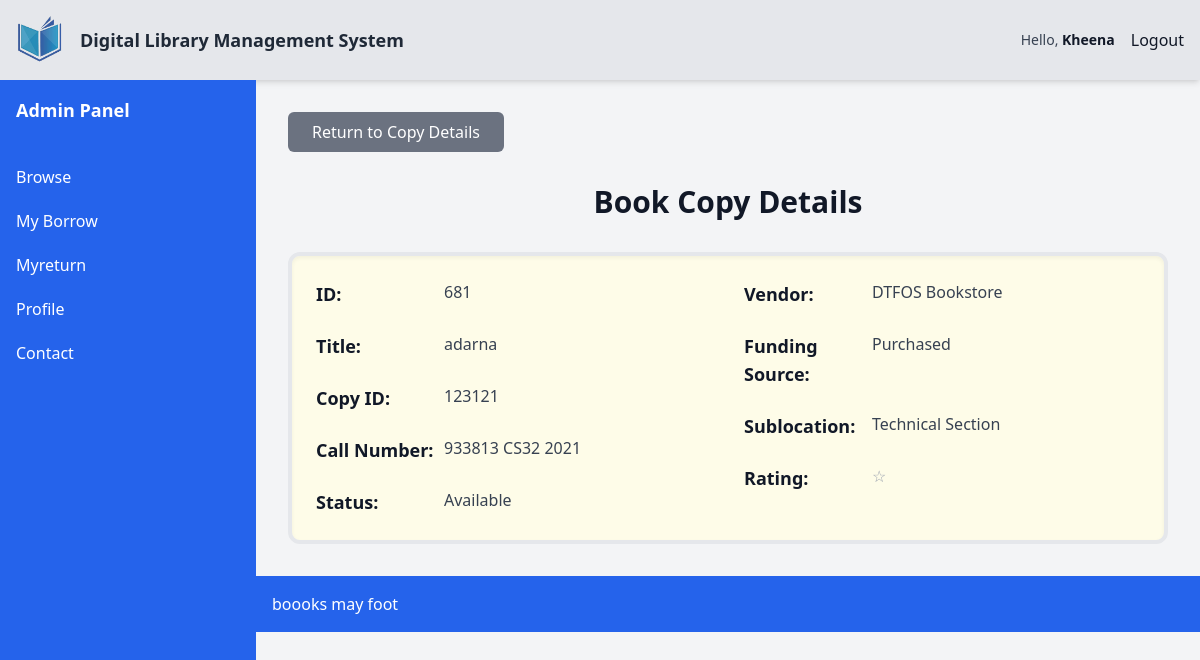
The page /dashboard/student/ViewCopy.php?ID=681 (signed in) on the database its author committed.
### tables this page shows
CREATE TABLE `contact` (
  `IDno` varchar(11) NOT NULL,
  `email1` varchar(100) DEFAULT NULL,
  `con1` varchar(20) DEFAULT NULL
);

CREATE TABLE `users_info` (
  `IDno` varchar(11) NOT NULL,
  `Fname` varchar(50) DEFAULT NULL,
  `Sname` varchar(50) DEFAULT NULL,
  `Mname` varchar(50) DEFAULT NULL,
  `Ename` varchar(50) DEFAULT NULL,
  `gender` varchar(10) DEFAULT NULL,
  `photo` varchar(255) DEFAULT NULL
);

CREATE TABLE `book_copies` (
  `ID` int(11) NOT NULL,
  `book_copy` varchar(50) NOT NULL,
  `copy_ID` varchar(50) NOT NULL,
  `B_title` varchar(255) NOT NULL,
  `status` enum('Available','Borrowed','Reserve') DEFAULT NULL,
  `callNumber` varchar(50) DEFAULT NULL,
  `circulationType` varchar(50) DEFAULT NULL,
  `dateAcquired` date DEFAULT NULL,
  `description1` text DEFAULT NULL,
  `description2` text DEFAULT NULL,
  `description3` text DEFAULT NULL,
  `number1` int(11) DEFAULT NULL,
  `number2` int(11) DEFAULT NULL,
  `number3` int(11) DEFAULT NULL,
  `Sublocation` varchar(100) DEFAULT NULL,
  `vendor` varchar(100) DEFAULT NULL,
  `fundingSource` varchar(100) DEFAULT NULL,
  `rating` int(11) NOT NULL DEFAULT 0,
  `note` varchar(50) NOT NULL
);

### dashboard/config.php (called while the page is built, shortened)
<?php
$db_host = 'localhost';
$db_username = 'root';
$db_password = '';
$db_name = 'dlms';
$conn = mysqli_connect($db_host, $db_username, $db_password, $db_name);
$idno = isset($_SESSION['admin']) ? $_SESSION['admin']['IDno'] :
       (isset($_SESSION['student']) ? $_SESSION['student']['IDno'] : $_SESSION['librarian']['IDno']);
$combinedQuery = "
    SELECT
        contact.email1, contact.con1,
        address.municipality, address.barangay, address.province, address.DOB,
        users_info.Fname, users_info.Sname, users_info.IDno, users_info.Mname, users_info.Ename, users_info.gender, users_info.photo,
        user_details.college, user_details.course, user_details.yrLVL, user_details.A_LVL, user_details.status
    FROM contact
    JOIN address ON contact.IDno = address.IDno
    JOIN users_info ON contact.IDno = users_info.IDno
    JOIN user_details ON contact.IDno = user_details.IDno
    WHERE contact.IDno = ?
";
$stmt = $conn->prepare($combinedQuery);
$stmt->bind_param("s", $idno);
$stmt->execute();
$result = $stmt->get_result();
$userData = $result->fetch_assoc();
?>

### dashboard/student/viewcopy.php (the view, shortened to what this page needs)
<?php
include '../config.php';
$ID = isset($_GET['ID']) ? $_GET['ID'] : '';
$sql = "SELECT * FROM book_copies WHERE ID = ?";
$stmt = $conn->prepare($sql);
$stmt->bind_param("s", $ID);
$stmt->execute();
$result = $stmt->get_result();
if (!$result) {
    $message = "Error retrieving copy details: " . $conn->error;
    $message_type = "danger";
} elseif ($result->num_rows == 0) {
    $message = "No copy found with the specified ID.";
    $message_type = "warning";
    $copy_data = [];
} else {
    $copy_data = $result->fetch_assoc();
}
?>
<!DOCTYPE html>
<html lang="en">
<head>
    <script src="https://cdn.tailwindcss.com"></script>
</head>
<body class="flex flex-col min-h-screen bg-gray-100 text-gray-900">
    <?php include 'include/header.php'; ?>
    <main class="flex">
        <?php include 'include/sidebar.php'; ?>
        <div class="flex-grow">
            <div class="p-8">
                <a href="BookList.php?title=<?php echo urlencode($copy_data['B_title']); ?>&ID=<?php echo urlencode($copy_data['ID']); ?>"
                    class="bg-gray-500 text-white py-2 px-6 rounded-md hover:bg-gray-600 mb-8 inline-block">
                    Return to Copy Details
                </a>
                <h2 class="text-3xl font-bold text-center mb-8">Book Copy Details</h2>
                <?php if (!empty($copy_data)): ?>
                <div class="book-page p-6 bg-yellow-50 border-4 border-gray-200 rounded-xl shadow-inner">
                    <div class="grid grid-cols-1 md:grid-cols-2 gap-8">
                        <div class="space-y-6">
                            <div class="flex">
                                <div class="font-semibold text-lg w-32">ID:</div>
                                <div class="text-gray-700 flex-grow">
                                    <?php echo htmlspecialchars($copy_data['ID']); ?>
                                </div>
                            </div>
                            <div class="flex">
                                <div class="font-semibold text-lg w-32">Title:</div>
                                <div class="text-gray-700 flex-grow">
                                    <?php echo htmlspecialchars($copy_data['B_title']); ?>
                                </div>
                            </div>
                            <div class="flex">
                                <div class="font-semibold text-lg w-32">Copy ID:</div>
                                <div class="text-gray-700 flex-grow">
                                    <?php echo htmlspecialchars($copy_data['copy_ID']); ?>
                                </div>
                            </div>
                            <div class="flex">
                                <div class="font-semibold text-lg w-32">Call Number:</div>
                                <div class="text-gray-700 flex-grow">
                                    <?php echo htmlspecialchars($copy_data['callNumber']); ?>
                                </div>
                            </div>
                            <div class="flex">
                                <div class="font-semibold text-lg w-32">Status:</div>
                                <div class="text-gray-700 flex-grow">
                                    <?php echo htmlspecialchars($copy_data['status']); ?>
                                </div>
                            </div>
                        </div>
                        <div class="space-y-6">
                            <div class="flex">
                                <div class="font-semibold text-lg w-32">Vendor:</div>
                                <div class="text-gray-700 flex-grow">
                                    <?php echo htmlspecialchars($copy_data['vendor']); ?>
                                </div>
                            </div>
                            <div class="flex">
                                <div class="font-semibold text-lg w-32">Funding Source:</div>
                                <div class="text-gray-700 flex-grow">
                                    <?php echo htmlspecialchars($copy_data['fundingSource']); ?>
                                </div>
                            </div>
                            <div class="flex">
                                <div class="font-semibold text-lg w-32">Sublocation:</div>
                                <div class="text-gray-700 flex-grow">
                                    <?php echo htmlspecialchars($copy_data['Sublocation']); ?>
                                </div>
                            </div>
                            <div class="flex">
                                <div class="font-semibold text-lg w-32">Rating:</div>
                                <div class="text-gray-700 flex-grow">
                                    <?php
                                    $rating = (int) $copy_data['rating'];
                                    if ($rating == 0) {
                                        echo '<span class="text-gray-400">&#9734;</span>';
                                    } else {
                                        echo '<span class="text-yellow-400">&#9733;</span>';
                                    }
                                    ?>
                                </div>
                            </div>
                        </div>
                    </div>
                </div>
                </div>
                <?php endif; ?>
                <footer class="bg-blue-600 text-white p-4 mt-auto">
                    <?php include 'include/footer.php'; ?>
                </footer>
            </div>
    </main>
</body>
</html>

### dashboard/student/include/header.php (shortened to what this page needs)
<div class="flex items-center justify-between bg-gray-200 p-4 shadow-md">
    <div class="flex items-center">
        <a href="#">
            <img src="../../Registration/pic/logo wu.png" alt="Logo" class="h-12 w-12 mr-4">
        </a>
        <strong class="text-lg font-semibold text-gray-800">
            Digital Library Management System
        </strong>
    </div>
    <div class="flex items-center space-x-4">
        <?php if ($userData): ?>
            <span class="text-sm text-gray-700 font-medium">Hello,
                <a href="student.php"><strong class="text-gray-900"><?php echo htmlspecialchars($userData['Fname']); ?></a></strong>
            </span>
        <?php else: ?>
            <span class="text-sm text-gray-700 font-medium">Hello, <strong class="text-gray-900">Guest</strong></span>
        <?php endif; ?>
        <label for=""><a href="../logout.php" id="logoutBtn"> Logout</a></label>
    </div>
</div>

### rows shown on the page
contact: IDno.Fname "Kheena"
book_copies: ID "681", B_title "adarna", copy_ID "123121", callNumber "933813 CS32 2021", status "Available", vendor "DTFOS Bookstore", fundingSource "Purchased", Sublocation "Technical Section"
